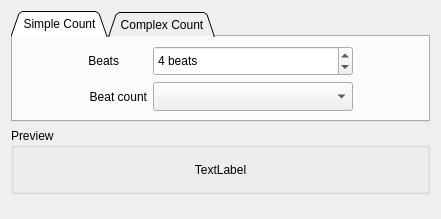
<?xml version="1.0" encoding="UTF-8"?>
<ui version="4.0">
 <class>measureTabs</class>
 <widget class="QWidget" name="measureTabs">
  <property name="geometry">
   <rect>
    <x>0</x>
    <y>0</y>
    <width>441</width>
    <height>219</height>
   </rect>
  </property>
  <property name="sizePolicy">
   <sizepolicy hsizetype="Expanding" vsizetype="Expanding">
    <horstretch>0</horstretch>
    <verstretch>0</verstretch>
   </sizepolicy>
  </property>
  <property name="windowTitle">
   <string>Form</string>
  </property>
  <layout class="QVBoxLayout" name="verticalLayout">
   <item>
    <widget class="QTabWidget" name="counterTabs">
     <property name="sizePolicy">
      <sizepolicy hsizetype="Preferred" vsizetype="Preferred">
       <horstretch>0</horstretch>
       <verstretch>0</verstretch>
      </sizepolicy>
     </property>
     <property name="minimumSize">
      <size>
       <width>415</width>
       <height>111</height>
      </size>
     </property>
     <property name="maximumSize">
      <size>
       <width>16777215</width>
       <height>16777215</height>
      </size>
     </property>
     <property name="tabShape">
      <enum>QTabWidget::Triangular</enum>
     </property>
     <property name="currentIndex">
      <number>0</number>
     </property>
     <widget class="QWidget" name="simpleTab">
      <property name="sizePolicy">
       <sizepolicy hsizetype="Preferred" vsizetype="Expanding">
        <horstretch>0</horstretch>
        <verstretch>0</verstretch>
       </sizepolicy>
      </property>
      <property name="toolTip">
       <string>Edit a simple measure count</string>
      </property>
      <attribute name="title">
       <string>Simple Count</string>
      </attribute>
      <layout class="QGridLayout" name="gridLayout">
       <item row="0" column="0">
        <spacer name="horizontalSpacer_3">
         <property name="orientation">
          <enum>Qt::Horizontal</enum>
         </property>
         <property name="sizeType">
          <enum>QSizePolicy::MinimumExpanding</enum>
         </property>
         <property name="sizeHint" stdset="0">
          <size>
           <width>0</width>
           <height>20</height>
          </size>
         </property>
        </spacer>
       </item>
       <item row="1" column="2">
        <widget class="QComboBox" name="beatCountComboBox">
         <property name="sizePolicy">
          <sizepolicy hsizetype="Preferred" vsizetype="Preferred">
           <horstretch>1</horstretch>
           <verstretch>0</verstretch>
          </sizepolicy>
         </property>
         <property name="minimumSize">
          <size>
           <width>0</width>
           <height>0</height>
          </size>
         </property>
         <property name="maximumSize">
          <size>
           <width>200</width>
           <height>16777215</height>
          </size>
         </property>
         <property name="baseSize">
          <size>
           <width>200</width>
           <height>0</height>
          </size>
         </property>
         <property name="toolTip">
          <string>The number of beats in this measure</string>
         </property>
        </widget>
       </item>
       <item row="0" column="1">
        <widget class="QLabel" name="label_2">
         <property name="sizePolicy">
          <sizepolicy hsizetype="Maximum" vsizetype="Preferred">
           <horstretch>0</horstretch>
           <verstretch>0</verstretch>
          </sizepolicy>
         </property>
         <property name="toolTip">
          <string>The size of each measure in the new score in beats</string>
         </property>
         <property name="text">
          <string>Beats</string>
         </property>
         <property name="alignment">
          <set>Qt::AlignRight|Qt::AlignTrailing|Qt::AlignVCenter</set>
         </property>
         <property name="buddy">
          <cstring>beatsSpinBox</cstring>
         </property>
        </widget>
       </item>
       <item row="0" column="2">
        <widget class="QSpinBox" name="beatsSpinBox">
         <property name="sizePolicy">
          <sizepolicy hsizetype="Preferred" vsizetype="Preferred">
           <horstretch>1</horstretch>
           <verstretch>0</verstretch>
          </sizepolicy>
         </property>
         <property name="maximumSize">
          <size>
           <width>200</width>
           <height>16777215</height>
          </size>
         </property>
         <property name="baseSize">
          <size>
           <width>100</width>
           <height>0</height>
          </size>
         </property>
         <property name="toolTip">
          <string>The size of each measure in the new score in beats</string>
         </property>
         <property name="statusTip">
          <string>The size of each measure in the new score in beats</string>
         </property>
         <property name="suffix">
          <string> beats</string>
         </property>
         <property name="minimum">
          <number>1</number>
         </property>
         <property name="maximum">
          <number>256</number>
         </property>
         <property name="value">
          <number>4</number>
         </property>
        </widget>
       </item>
       <item row="1" column="1">
        <widget class="QLabel" name="label_3">
         <property name="sizePolicy">
          <sizepolicy hsizetype="Maximum" vsizetype="Preferred">
           <horstretch>0</horstretch>
           <verstretch>0</verstretch>
          </sizepolicy>
         </property>
         <property name="toolTip">
          <string>The number of beats in this measure</string>
         </property>
         <property name="text">
          <string>Beat count</string>
         </property>
         <property name="alignment">
          <set>Qt::AlignRight|Qt::AlignTrailing|Qt::AlignVCenter</set>
         </property>
        </widget>
       </item>
       <item row="0" column="3">
        <spacer name="horizontalSpacer_4">
         <property name="orientation">
          <enum>Qt::Horizontal</enum>
         </property>
         <property name="sizeType">
          <enum>QSizePolicy::MinimumExpanding</enum>
         </property>
         <property name="sizeHint" stdset="0">
          <size>
           <width>0</width>
           <height>20</height>
          </size>
         </property>
        </spacer>
       </item>
      </layout>
     </widget>
     <widget class="QWidget" name="complexTab">
      <property name="toolTip">
       <string>Edit a complex measure count</string>
      </property>
      <attribute name="title">
       <string>Complex Count</string>
      </attribute>
      <layout class="QGridLayout" name="gridLayout_3">
       <item row="0" column="1">
        <widget class="QPushButton" name="complexEditButton">
         <property name="toolTip">
          <string>Edit a complex count</string>
         </property>
         <property name="text">
          <string>Edit Count</string>
         </property>
        </widget>
       </item>
       <item row="0" column="0">
        <spacer name="horizontalSpacer">
         <property name="orientation">
          <enum>Qt::Horizontal</enum>
         </property>
         <property name="sizeHint" stdset="0">
          <size>
           <width>40</width>
           <height>20</height>
          </size>
         </property>
        </spacer>
       </item>
       <item row="0" column="2">
        <spacer name="horizontalSpacer_2">
         <property name="orientation">
          <enum>Qt::Horizontal</enum>
         </property>
         <property name="sizeHint" stdset="0">
          <size>
           <width>40</width>
           <height>20</height>
          </size>
         </property>
        </spacer>
       </item>
      </layout>
     </widget>
    </widget>
   </item>
   <item>
    <widget class="QGroupBox" name="groupBox">
     <property name="sizePolicy">
      <sizepolicy hsizetype="Preferred" vsizetype="Preferred">
       <horstretch>0</horstretch>
       <verstretch>0</verstretch>
      </sizepolicy>
     </property>
     <property name="minimumSize">
      <size>
       <width>415</width>
       <height>66</height>
      </size>
     </property>
     <property name="maximumSize">
      <size>
       <width>16777215</width>
       <height>16777215</height>
      </size>
     </property>
     <property name="baseSize">
      <size>
       <width>200</width>
       <height>0</height>
      </size>
     </property>
     <property name="toolTip">
      <string>A preview of the measure count currently selected</string>
     </property>
     <property name="title">
      <string>Preview</string>
     </property>
     <layout class="QVBoxLayout" name="verticalLayout_2">
      <item>
       <widget class="QLabel" name="previewText">
        <property name="text">
         <string>TextLabel</string>
        </property>
        <property name="alignment">
         <set>Qt::AlignCenter</set>
        </property>
        <property name="textInteractionFlags">
         <set>Qt::NoTextInteraction</set>
        </property>
       </widget>
      </item>
     </layout>
    </widget>
   </item>
   <item>
    <spacer name="verticalSpacer">
     <property name="orientation">
      <enum>Qt::Vertical</enum>
     </property>
     <property name="sizeType">
      <enum>QSizePolicy::MinimumExpanding</enum>
     </property>
     <property name="sizeHint" stdset="0">
      <size>
       <width>20</width>
       <height>0</height>
      </size>
     </property>
    </spacer>
   </item>
  </layout>
 </widget>
 <resources/>
 <connections/>
</ui>
